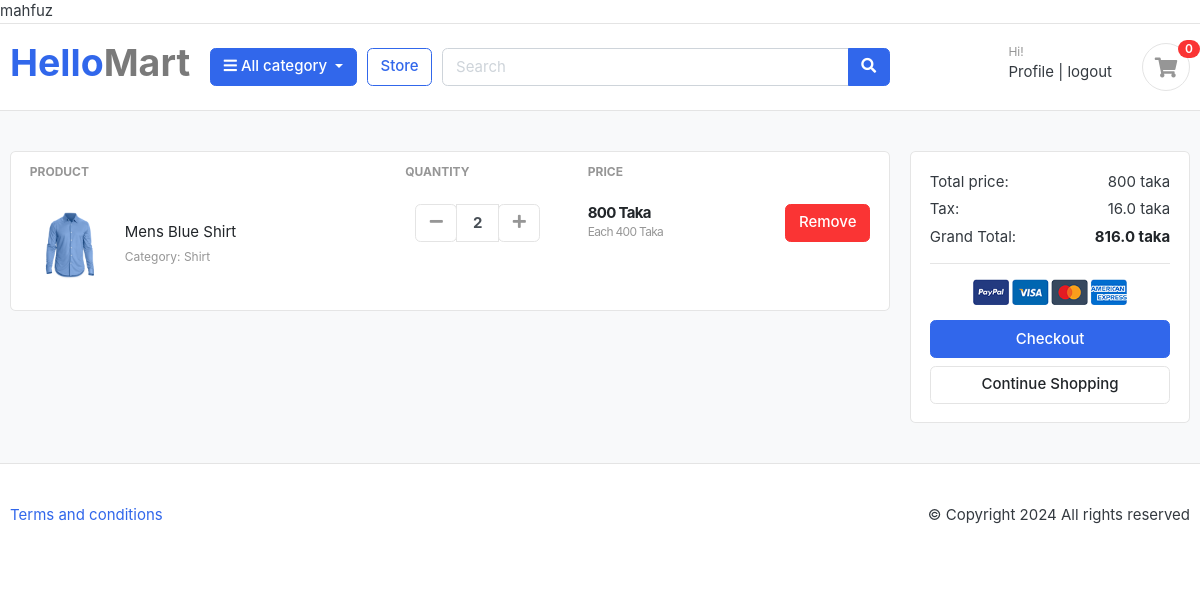
Before: /cart/ (signed in) with the older database file.
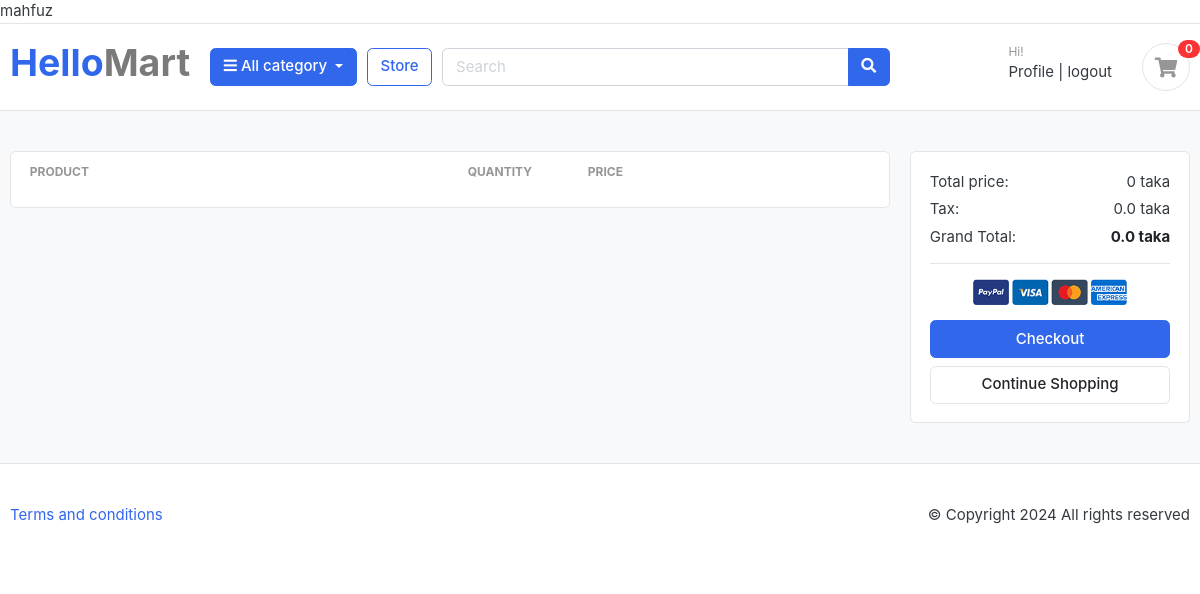
After: the same page with the newer database file.
### cart/models.py (models this page shows, shortened)
class CartItem(models.Model):
    product = models.ForeignKey(Product, on_delete = models.CASCADE)
    cart = models.ForeignKey(Cart, on_delete=models.CASCADE, null= True)
    quantity = models.IntegerField()
    is_active = models.BooleanField(default=True)
    user = models.ForeignKey(User, on_delete=models.CASCADE, null= True)
    def sub_total(self):
        return self.product.price * self.quantity

### store/models.py (models this page shows, shortened)
class Product(models.Model):
    product_name = models.CharField(max_length=100, unique = True)
    slug = models.SlugField(max_length = 200, unique = True)
    description = models.TextField(max_length = 400, blank = True)
    price = models.IntegerField()
    image = models.ImageField(upload_to='photos/products')
    stock = models.IntegerField()
    is_available = models.BooleanField(default = True)
    category = models.ForeignKey(Category, on_delete=models.CASCADE)
    created_date = models.DateTimeField(auto_now_add = True)
    modified_date = models.DateTimeField(auto_now = True)

### category/models.py (models this page shows, shortened)
class Category(models.Model):
    category_name = models.CharField(max_length = 50, unique = True)
    slug = models.SlugField(max_length = 100, unique = True)
    description = models.TextField(max_length = 255, blank = True)
    cat_image = models.ImageField(upload_to= 'photos/categories', blank= True)

### cart/views.py (the view, shortened to what this page needs)
# urls.py: path('cart/', include('cart.urls')),
def cart(request):
    cart_items = None
    tax = 0
    total = 0
    grand_total = 0
    if request.user.is_authenticated:
        cart_items = CartItem.objects.filter(user = request.user)
        for item in cart_items:
            total += item.product.price * item.quantity
        tax = (total*2)/100
    grand_total = total + tax
    return render(request, 'cart/cart.html', {'cart_items' : cart_items, 'tax' : tax, 'grand_total' : grand_total, 'total' : total})

### cart/templates/cart/cart.html (shortened to what the changed rows need)
{% extends "base.html" %}
{% load static %}
{% block body %}
<section class="section-content padding-y bg">
  <div class="container">
    <div class="row">
      <aside class="col-lg-9">
        <div class="card">
          <table class="table table-borderless table-shopping-cart">
            <thead class="text-muted">
              <tr class="small text-uppercase">
                <th scope="col">Product</th>
                <th scope="col" width="120">Quantity</th>
                <th scope="col" width="120">Price</th>
                <th scope="col" class="text-right" width="200"></th>
              </tr>
            </thead>
            <tbody>
              {% for item in cart_items %}
              <tr>
                <td>
                  <figure class="itemside align-items-center">
                    <div class="aside">
                      <img src="{{item.product.image.url}} " class="img-sm" />
                    </div>
                    <figcaption class="info">
                      <a href="#" class="title text-dark"
                        >{{item.product.product_name}} </a
                      >
                      <p class="text-muted small">
                        Category: {{item.product.category.category_name}}
                      </p>
                    </figcaption>
                  </figure>
                </td>
                <td>
                  <div class="col">
                    <div class="input-group input-spinner">
                      <div class="input-group-prepend">
                        <form action="{% url "remove_cart_item" item.product.id %}" method="POST">
                          <button
                            class="btn btn-light"
                            type="submit"
                            id="button-minus"
                          >
                            <i class="fa fa-minus"></i>
                          </button>
                        </form>
                      </div>
                      <input type="text" class="form-control" value={{item.quantity}} />
                      <div class="input-group-append">
                        <form action="{% url "add_cart" item.product.id %}" method="POST">
                          <button
                            class="btn btn-light"
                            type="submit"
                            id="button-plus"
                          >
                            <i class="fa fa-plus"></i>
                          </button>
                        </form>
                      </div>
                    </div>
                  </div>
                </td>
                <td>
                  <div class="price-wrap">
                    <var class="price">{{item.sub_total}} Taka </var>
                    <small class="text-muted">Each {{item.product.price}} Taka </small>
                  </div>
                </td>
                <td class="text-right">
                  <a href="{% url "remove_cart" item.product.id %}" class="btn btn-danger"> Remove</a>
                </td>
              </tr>
              {% endfor %}
            </tbody>
          </table>
        </div>
      </aside>
      <aside class="col-lg-3">
        <div class="card">
          <div class="card-body">
            <dl class="dlist-align">
              <dt>Total price:</dt>
              <dd class="text-right">{{total}} taka</dd>
            </dl>
            <dl class="dlist-align">
              <dt>Tax:</dt>
              <dd class="text-right">{{tax}} taka</dd>
            </dl>
            <dl class="dlist-align">
              <dd class="text-right text-dark b">
                <strong>{{grand_total}} taka</strong>
              </dd>
            </dl>
          </div>
        </div>
      </aside>
    </div>
  </div>
</section>
{% endblock body %}

Changed rows visible on the page:
removed CartItem: product.image (picture), product.product_name "Mens Blue Shirt", product.category.category_name "Shirt", quantity "2", sub_total "800", product.price "400"
Other visible differences:
{{ total }}: "800" → "0"
{{ tax }}: "16.0" → "0.0"
{{ grand_total }}: "816.0" → "0.0"
